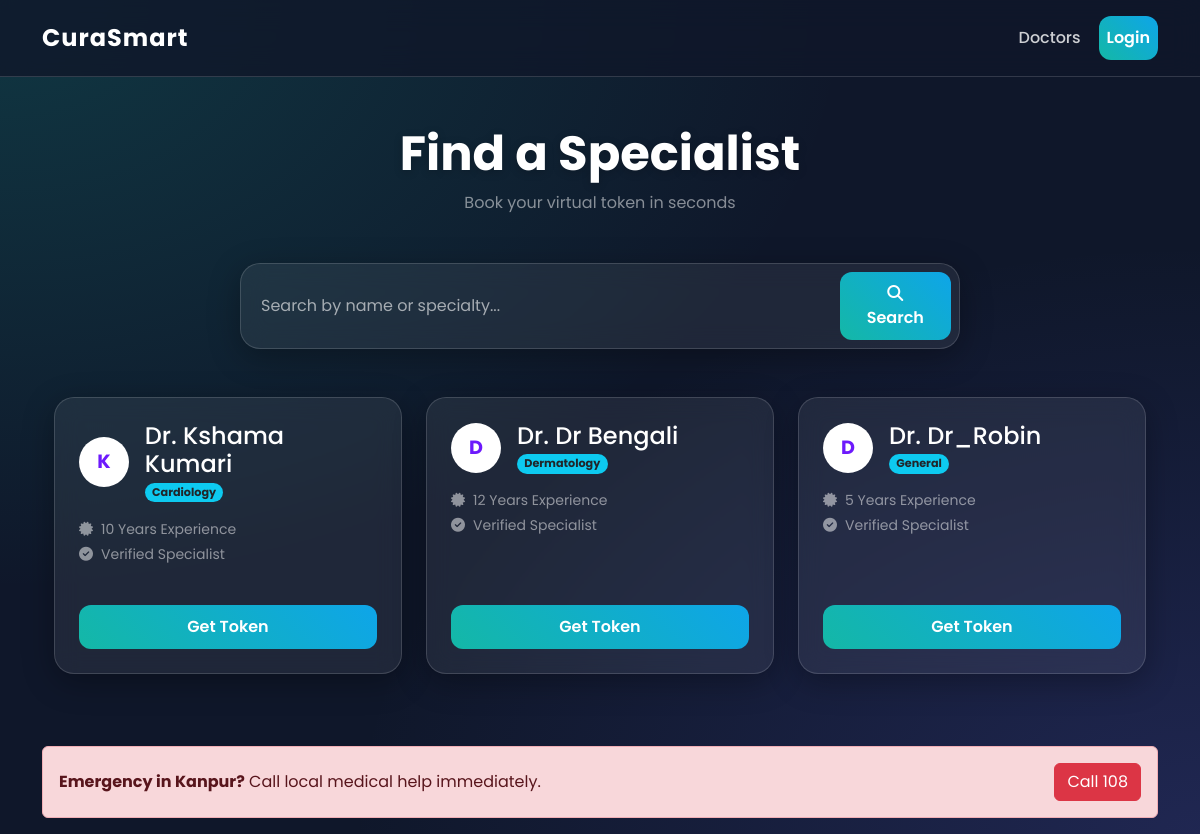
The app's page /doctors/ with its own data.
### hospital/models.py (models this page shows, shortened)
class Doctor(models.Model):
    SPECIALTY_CHOICES = [
        ('Cardiology', 'Cardiology'),
        ('Dermatology', 'Dermatology'),
        ('General', 'General Physician'),
        ('Pediatrics', 'Pediatrics'),
    ]
    user = models.OneToOneField(User, on_delete=models.CASCADE, null=True, blank=True)
    name = models.CharField(max_length=100)
    specialty = models.CharField(max_length=50, choices=SPECIALTY_CHOICES)
    experience = models.IntegerField(help_text="Years of experience", null=True, blank=True)
    email = models.EmailField(default="test@gmail.com")
    is_available = models.BooleanField(default=True)
    last_updated = models.DateTimeField(auto_now=True)

### hospital/views.py (the view)
# urls.py: path('doctors/', views.doctor_list, name='doctor_list'),
def doctor_list(request):
    query = request.GET.get('search')
    if query:
        doctors = Doctor.objects.filter(name__icontains=query) | Doctor.objects.filter(specialty__icontains=query)
    else:
        doctors = Doctor.objects.all()
    return render(request, 'hospital/doctor_list.html', {'doctors': doctors})

### hospital/templates/hospital/doctor_list.html (shortened to what this page needs)
{% extends 'hospital/base.html' %}
{% block content %}
<div class="container py-4">
    <div class="text-center mb-5">
        <h1 class="display-5 fw-bold text-white" style="text-shadow: 0 2px 10px rgba(0,0,0,0.2);">
            Find a Specialist
        </h1>
        <p class="text-white-50">Book your virtual token in seconds</p>
    </div>
    <div class="row justify-content-center mb-5">
        <div class="col-md-8">
            <form method="GET" action="{% url 'doctor_list' %}" class="d-flex gap-2 p-2 glass-card">
                <input type="text" name="search" class="form-control bg-transparent border-0 text-white placeholder-light"
                       placeholder="Search by name or specialty..." style="box-shadow: none;">
                <button type="submit" class="btn btn-primary-glass px-4">
                    <i class="fas fa-search"></i> Search
                </button>
            </form>
        </div>
    </div>
    <div class="row g-4">
        {% for doc in doctors %}
        <div class="col-md-6 col-lg-4">
            <div class="glass-card p-4 h-100 d-flex flex-column">
                <div class="d-flex align-items-center mb-3">
                    <div class="rounded-circle bg-white d-flex align-items-center justify-content-center me-3"
                         style="width: 50px; height: 50px; color: #6d19fc; font-weight: bold; font-size: 1.2rem;">
                        {{ doc.name|slice:":1" }}
                    </div>
                    <div>
                        <h4 class="m-0 text-white">Dr. {{ doc.name }}</h4>
                        <span class="badge rounded-pill bg-info text-dark" style="font-size: 0.7rem;">
                            {{ doc.specialty }}
                        </span>
                    </div>
                </div>
                <div class="mb-4">
                    <p class="text-white-50 small mb-1">
                        <i class="fas fa-certificate me-2"></i>{{ doc.experience }} Years Experience
                    </p>
                    <p class="text-white-50 small">
                        <i class="fas fa-check-circle me-2"></i>Verified Specialist
                    </p>
                </div>
                <div class="mt-auto">
                    {% if doc.is_available %}
                        <a href="{% url 'generate_token' doc.id %}" class="btn btn-primary-glass w-100">
                            Get Token
                        </a>
                    {% else %}
                        <button class="btn btn-secondary w-100 disabled" style="opacity: 0.5;">
                            Offline
                        </button>
                    {% endif %}
                </div>
            </div>
        </div>
        {% endfor %}
    </div>
</div>
<div class="alert alert-danger mt-5 d-flex justify-content-between align-items-center">
    <div>
        <strong>Emergency in Kanpur?</strong> Call local medical help immediately.
    </div>
    <a href="tel:108" class="btn btn-danger">Call 108</a>
</div>
{% endblock %}

### hospital/templates/hospital/base.html (style rules this page uses)
:root { --glass-bg: rgba(255, 255, 255, 0.07); --glass-border: rgba(255, 255, 255, 0.15); --teal-glow: rgba(20, 184, 166, 0.5); }
body { background: #0f172a; background-image: radial-gradient(at 0% 0%, rgba(20, 184, 166, 0.2) 0px, transparent 50%), radial-gradient(at 100% 100%, rgba(99, 102, 241, 0.2) 0px, transparent 50%); min-height: 100vh; color: white; font-family: 'Poppins', sans-serif; overflow-x: hidden; }
.glass-card { background: var(--glass-bg); backdrop-filter: blur(12px); -webkit-backdrop-filter: blur(12px); border: 1px solid var(--glass-border); border-radius: 20px; box-shadow: 0 8px 32px 0 rgba(0, 0, 0, 0.3); transition: all 0.4s cubic-bezier(0.175, 0.885, 0.32, 1.275); }
.btn-primary-glass { background: linear-gradient(45deg, #14b8a6, #0ea5e9); color: white !important; border: none; border-radius: 12px; padding: 10px 25px; font-weight: 600; transition: 0.3s; text-decoration: none; }

### hospital/templates/hospital/doctor_list.html (style rules this page uses)
.placeholder-light::placeholder { color: rgba(255, 255, 255, 0.6) !important; }

### records on screen
Doctor: name "K", name "Kshama Kumari", specialty "Cardiology", experience "10", is_available "Get Token"
Doctor: name "D", name "Dr Bengali", specialty "Dermatology", experience "12", is_available "Get Token"
Doctor: name "D", name "Dr_Robin", specialty "General", experience "5", is_available "Get Token"
